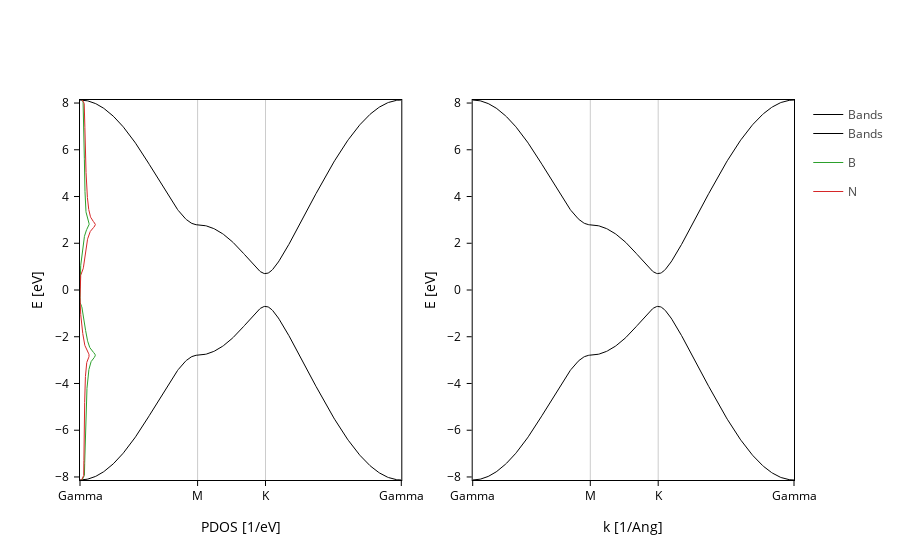

The code cell stored with this chart in its notebook:
### Markdown cell above
Merging merged plots
-------------------

We can recursively merge plots. Unfortunately however, for the moment only the top level merge method is taken into account. The other levels are simply taken as `"multiple"`.

### Code cell
merged_plot = merge_plots(*plots, composite_method="multiple_x")

merge_plots(
    merged_plot, bands_plot, composite_method="subplots", cols=2, backend="plotly"
)

### Figure 1 — Plotly figure (JSON) as saved in the notebook; plotly's stock layout.template omitted (floating-point values rounded to 4 significant figures; data arrays with more than 128 entries replaced by an {"elided": "..."} marker saying what was removed)
{"data": [{"legendgroup": "Bands", "line": {"color": "black", "dash": "solid", "width": 1}, "meta": {"i_plot": 0}, "mode": "lines", "name": "Bands", "opacity": 1, "type": "scatter", "x": {"elided": "400 float values"}, "xaxis": "x", "y": {"elided": "400 float values"}, "yaxis": "y"}, {"legendgroup": "Bands", "line": {"color": "black", "dash": "solid", "width": 1}, "meta": {"i_plot": 0}, "mode": "lines", "name": "Bands", "opacity": 1, "showlegend": false, "type": "scatter", "x": {"elided": "400 float values"}, "xaxis": "x", "y": {"elided": "400 float values"}, "yaxis": "y"}, {"line": {"width": 1.0}, "meta": {"i_plot": 0}, "mode": "lines", "name": "B", "type": "scatter", "x": {"elided": "1000 float values"}, "xaxis": "x", "y": {"elided": "1000 float values"}, "yaxis": "y"}, {"line": {"width": 1.0}, "meta": {"i_plot": 0}, "mode": "lines", "name": "N", "type": "scatter", "x": {"elided": "1000 float values"}, "xaxis": "x", "y": {"elided": "1000 float values"}, "yaxis": "y"}, {"legendgroup": "Bands", "line": {"color": "black", "dash": "solid", "width": 1}, "meta": {"i_plot": 1}, "mode": "lines", "name": "Bands", "opacity": 1, "type": "scatter", "x": {"elided": "400 float values"}, "xaxis": "x2", "y": {"elided": "400 float values"}, "yaxis": "y2"}, {"legendgroup": "Bands", "line": {"color": "black", "dash": "solid", "width": 1}, "meta": {"i_plot": 1}, "mode": "lines", "name": "Bands", "opacity": 1, "showlegend": false, "type": "scatter", "x": {"elided": "400 float values"}, "xaxis": "x2", "y": {"elided": "400 float values"}, "yaxis": "y2"}], "layout": {"scene": {"xaxis": {"range": [0.0, 4.03], "showgrid": true, "ticktext": ["Gamma", "M", "K", "Gamma"], "tickvals": [0.0, 1.475, 2.326, 4.03], "title": {"text": "PDOS [1/eV]"}}, "yaxis": {"range": [-8.13, 8.13], "title": {"text": "E [eV]"}}}, "xaxis": {"anchor": "y", "domain": [0.0, 0.45], "range": [0.0, 4.03], "showgrid": true, "ticktext": ["Gamma", "M", "K", "Gamma"], "tickvals": [0.0, 1.475, 2.326, 4.03], "title": {"text": "PDOS [1/eV]"}}, "xaxis2": {"anchor": "y2", "domain": [0.55, 1.0], "range": [0.0, 4.03], "showgrid": true, "ticktext": ["Gamma", "M", "K", "Gamma"], "tickvals": [0.0, 1.475, 2.326, 4.03], "title": {"text": "k [1/Ang]"}}, "yaxis": {"anchor": "x", "domain": [0.0, 1.0], "range": [-8.13, 8.13], "title": {"text": "E [eV]"}}, "yaxis2": {"anchor": "x2", "domain": [0.0, 1.0], "range": [-8.13, 8.13], "title": {"text": "E [eV]"}}}}
